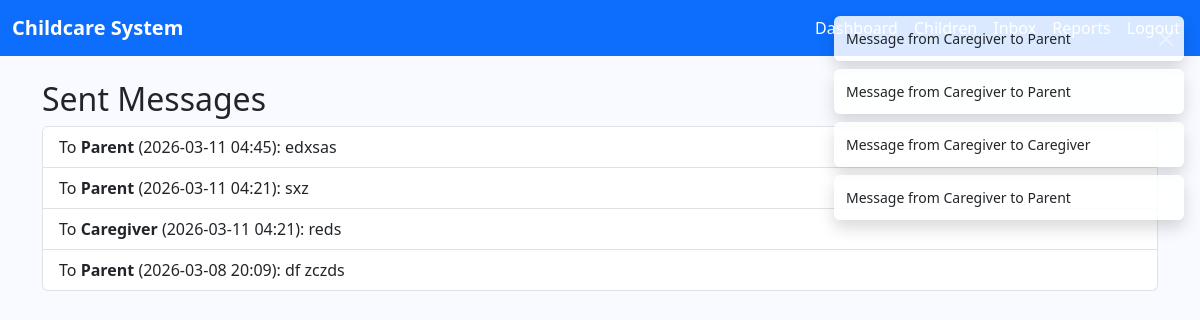
The app's page /sent/ (signed in), older data.
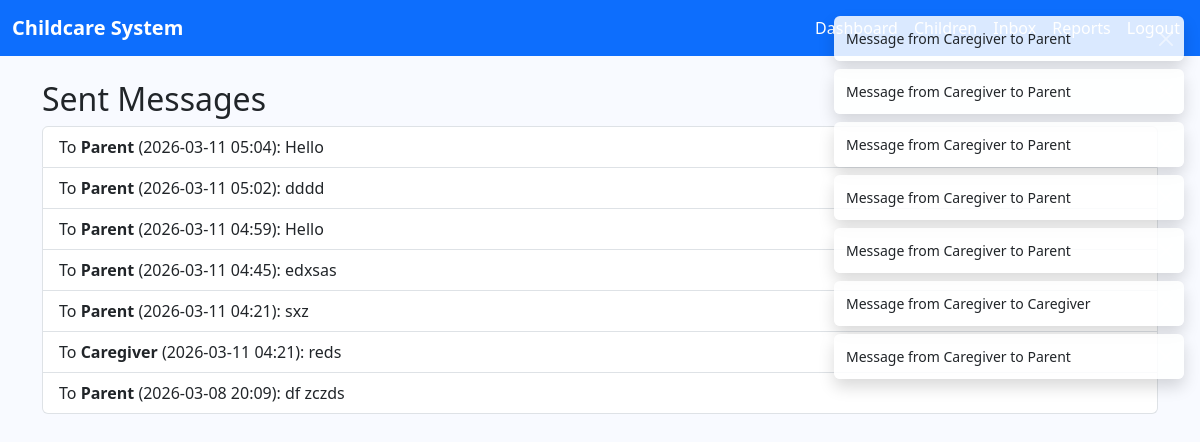
The same page, newer data.
### core/models.py (models this page shows, shortened)
class Message(models.Model):
    sender = models.ForeignKey(
        settings.AUTH_USER_MODEL,
        on_delete=models.CASCADE,
        related_name='sent_messages'
    )
    recipient = models.ForeignKey(
        settings.AUTH_USER_MODEL,
        on_delete=models.CASCADE,
        related_name='received_messages'
    )
    content = models.TextField()
    created_at = models.DateTimeField(auto_now_add=True)
    def __str__(self):
        return f"Message from {self.sender.username} to {self.recipient.username}"

class User(AbstractUser):
    ROLE_CHOICES = (
        ('ADMIN', 'Administrator'),
        ('CAREGIVER', 'Caregiver'),
        ('PARENT', 'Parent'),
    )
    role = models.CharField(max_length=15, choices=ROLE_CHOICES, default='PARENT')

### core/views.py (the view)
# urls.py: path('sent/', views.sent_messages, name='sent_messages'),
@login_required
def sent_messages(request):
    messages_qs = Message.objects.filter(sender=request.user).order_by('-created_at')
    return render(request, 'sent_messages.html', {'messages': messages_qs})

### core/templates/sent_messages.html (shortened to what this page needs)
{% extends 'base.html' %}
{% block content %}
<h2>Sent Messages</h2>
<ul class="list-group">
    {% for msg in messages %}
    <li class="list-group-item">
        To <strong>{{ msg.recipient.username }}</strong> ({{ msg.created_at|date:"Y-m-d H:i" }}): {{ msg.content }}
    </li>
    {% empty %}
    <li class="list-group-item text-muted">No sent messages.</li>
    {% endfor %}
</ul>
{% endblock %}

### core/templates/base.html (shortened to what this page needs)
<!DOCTYPE html>
<html lang="en">
<head>
    <link href="https://cdn.jsdelivr.net/npm/bootstrap@5.3.2/dist/css/bootstrap.min.css" rel="stylesheet">
</head>
<body>
    <nav class="navbar navbar-expand-lg navbar-dark mb-4">
        <div class="container-fluid">
            <a class="navbar-brand fw-bold text-white" href="{% url 'home' %}">Childcare System</a>
            <div class="collapse navbar-collapse">
                <ul class="navbar-nav ms-auto">
                    {% if user.is_authenticated %}
                        <li class="nav-item"><a class="nav-link text-white" href="{% url 'dashboard' %}">Dashboard</a></li>
                        <li class="nav-item"><a class="nav-link text-white" href="{% url 'child_list' %}">Children</a></li>
                        <li class="nav-item"><a class="nav-link text-white" href="{% url 'inbox' %}">Inbox</a></li>
                        <li class="nav-item"><a class="nav-link text-white" href="{% url 'reporting_summary' %}">Reports</a></li>
                        <li class="nav-item"><a class="nav-link text-white" href="{% url 'logout' %}">Logout</a></li>
                    {% else %}
                        <li class="nav-item"><a class="nav-link text-white" href="{% url 'login' %}">Login</a></li>
                        <li class="nav-item"><a class="nav-link text-white" href="{% url 'register' %}">Register</a></li>
                    {% endif %}
                </ul>
            </div>
        </div>
    </nav>
    {% if messages %}
    <div aria-live="polite" aria-atomic="true" class="position-relative">
        <div class="toast-container position-fixed top-0 end-0 p-3">
            {% for message in messages %}
            <div class="toast align-items-center text-bg-{{ message.tags }} border-0 mb-2 shadow" role="alert" aria-live="assertive" aria-atomic="true">
                <div class="d-flex">
                    <div class="toast-body">{{ message }}</div>
                    <button type="button" class="btn-close btn-close-white me-2 m-auto" data-bs-dismiss="toast"></button>
                </div>
            </div>
            {% endfor %}
        </div>
    </div>
    {% endif %}
    <div class="container">
        {% block content %}{% endblock %}
    </div>
</body>
</html>

### core/templates/base.html (style rules this page uses)
body { background-color: #f8faff; }
.navbar { background-color: #0d6efd; }

Row changes from the older to the newer data that the page shows:
added Message: sender+recipient "Message from Caregiver to Parent", recipient.username "Parent", created_at "2026-03-11 05:04", content "Hello"
added Message: sender+recipient "Message from Caregiver to Parent", recipient.username "Parent", created_at "2026-03-11 05:02", content "dddd"
added Message: sender+recipient "Message from Caregiver to Parent", recipient.username "Parent", created_at "2026-03-11 04:59", content "Hello"
